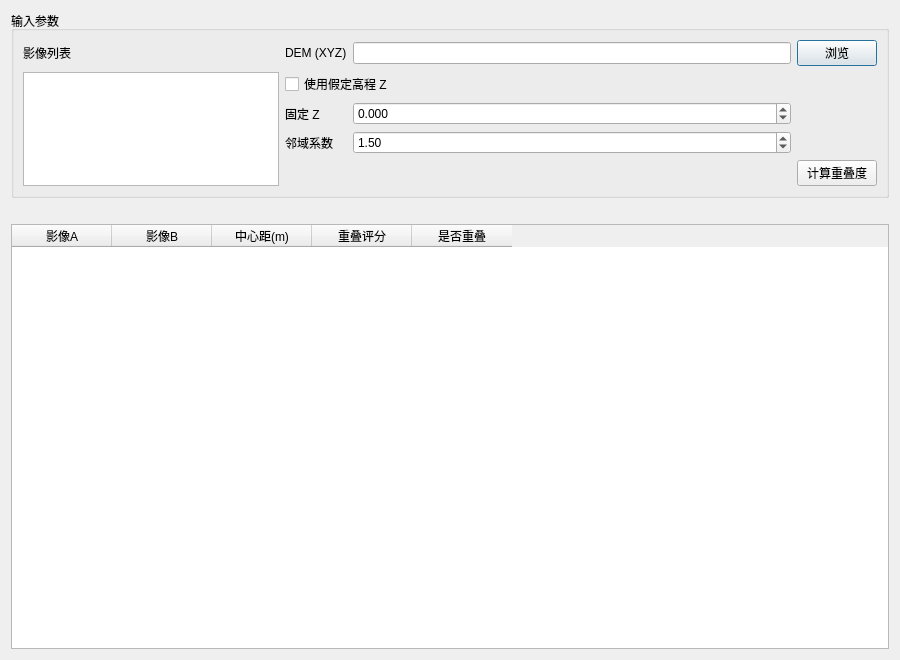
<?xml version="1.0" encoding="UTF-8"?>
<ui version="4.0">
 <class>OverlapAnalysisDialog</class>
 <widget class="QDialog" name="OverlapAnalysisDialog">
  <property name="geometry">
   <rect>
    <x>0</x>
    <y>0</y>
    <width>900</width>
    <height>660</height>
   </rect>
  </property>
  <property name="windowTitle">
   <string>影像重叠度获取</string>
  </property>
  <layout class="QVBoxLayout" name="mainLayout">
   <item>
    <widget class="QGroupBox" name="inputBox">
     <property name="title">
      <string>输入参数</string>
     </property>
     <layout class="QGridLayout" name="inputGrid">
      <item row="0" column="0">
       <widget class="QLabel" name="imageListLabel">
        <property name="text">
         <string>影像列表</string>
        </property>
        <property name="buddy">
         <cstring>m_imageList</cstring>
        </property>
       </widget>
      </item>
      <item row="1" column="0" rowspan="4" colspan="2">
       <widget class="QListWidget" name="m_imageList">
        <property name="selectionMode">
         <enum>QAbstractItemView::ExtendedSelection</enum>
        </property>
       </widget>
      </item>
      <item row="0" column="2">
       <widget class="QLabel" name="demPathLabel">
        <property name="text">
         <string>DEM (XYZ)</string>
        </property>
        <property name="buddy">
         <cstring>m_demPathEdit</cstring>
        </property>
       </widget>
      </item>
      <item row="0" column="3">
       <widget class="QLineEdit" name="m_demPathEdit"/>
      </item>
      <item row="0" column="4">
       <widget class="QPushButton" name="browseBtn">
        <property name="text">
         <string>浏览</string>
        </property>
       </widget>
      </item>
      <item row="1" column="2" colspan="2">
       <widget class="QCheckBox" name="m_useFixedZCheck">
        <property name="text">
         <string>使用假定高程 Z</string>
        </property>
       </widget>
      </item>
      <item row="2" column="2">
       <widget class="QLabel" name="fixedZLabel">
        <property name="text">
         <string>固定 Z</string>
        </property>
        <property name="buddy">
         <cstring>m_fixedZSpin</cstring>
        </property>
       </widget>
      </item>
      <item row="2" column="3">
       <widget class="QDoubleSpinBox" name="m_fixedZSpin">
        <property name="decimals">
         <number>3</number>
        </property>
        <property name="minimum">
         <double>-100000.000000000000000</double>
        </property>
        <property name="maximum">
         <double>100000.000000000000000</double>
        </property>
       </widget>
      </item>
      <item row="3" column="2">
       <widget class="QLabel" name="neighborLabel">
        <property name="text">
         <string>邻域系数</string>
        </property>
        <property name="buddy">
         <cstring>m_neighborSpin</cstring>
        </property>
       </widget>
      </item>
      <item row="3" column="3">
       <widget class="QDoubleSpinBox" name="m_neighborSpin">
        <property name="decimals">
         <number>2</number>
        </property>
        <property name="minimum">
         <double>0.100000000000000</double>
        </property>
        <property name="maximum">
         <double>20.000000000000000</double>
        </property>
        <property name="value">
         <double>1.500000000000000</double>
        </property>
       </widget>
      </item>
      <item row="4" column="4">
       <widget class="QPushButton" name="runBtn">
        <property name="text">
         <string>计算重叠度</string>
        </property>
       </widget>
      </item>
     </layout>
    </widget>
   </item>
   <item>
    <widget class="QLabel" name="m_summaryLabel">
     <property name="text">
      <string/>
     </property>
    </widget>
   </item>
   <item>
    <widget class="QTableWidget" name="m_resultTable">
     <property name="editTriggers">
      <set>QAbstractItemView::NoEditTriggers</set>
     </property>
     <column>
      <property name="text">
       <string>影像A</string>
      </property>
     </column>
     <column>
      <property name="text">
       <string>影像B</string>
      </property>
     </column>
     <column>
      <property name="text">
       <string>中心距(m)</string>
      </property>
     </column>
     <column>
      <property name="text">
       <string>重叠评分</string>
      </property>
     </column>
     <column>
      <property name="text">
       <string>是否重叠</string>
      </property>
     </column>
    </widget>
   </item>
  </layout>
 </widget>
 <resources/>
 <connections/>
</ui>
